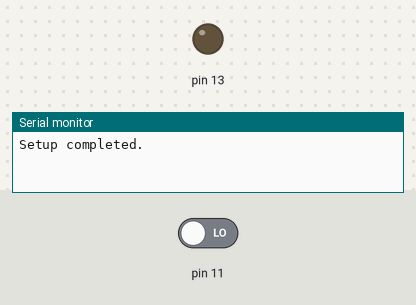
A sketch run on a simulated Arduino Uno, built with avr-gcc and run on an emulated ATmega328P. On the bench: output pins drawn as LEDs (lit = HIGH), the last lines printed to the serial monitor. Inputs (shaded band) come from the test bench; at power-on: pin 11 LOW.

Above: at 1.2 s.
1.3 s: pin 11 driven HIGH
At 2.1 s:
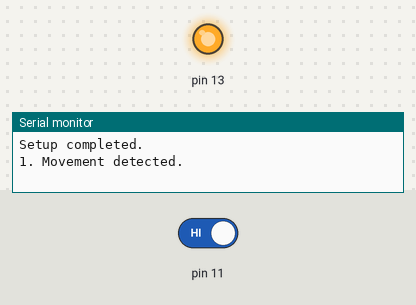
2.8 s: pin 11 driven LOW
At 3.3 s:
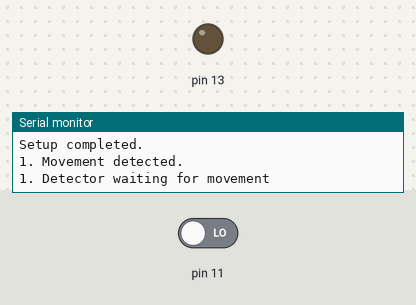
Timing chart, 0 to 5.8 s (numbered marks = the images above; inputs shaded):
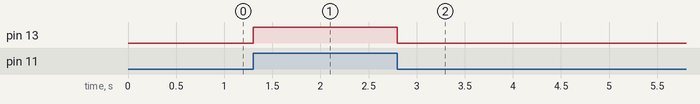

The sketch:

Microwave_PIR_Sensor_5_8GHz_XYC_WB_DC.ino
```cpp
#include "Arduino.h"

bool status = LOW;

void setup()
{
	Serial.begin(9600);
	pinMode(11, INPUT);
	pinMode(13,OUTPUT);
	Serial.println("Setup completed.");
}


void loop()
{
	static unsigned int count = 1;

	if (digitalRead(11) == HIGH) {
		if (!status) {
			digitalWrite(13,HIGH);
			status = true;
			Serial.print(count); Serial.println(". Movement detected.");
		}
	}
	else{
		if (status) {
			digitalWrite(13,LOW);
			status = false;
			Serial.print(count++); Serial.println(". Detector waiting for movement\n");
		}
	}
}
```

Measured:
- after the input at 1.3 s, pin 13: LOW → HIGH at once
- after the input at 2.8 s, pin 13: HIGH → LOW at once
